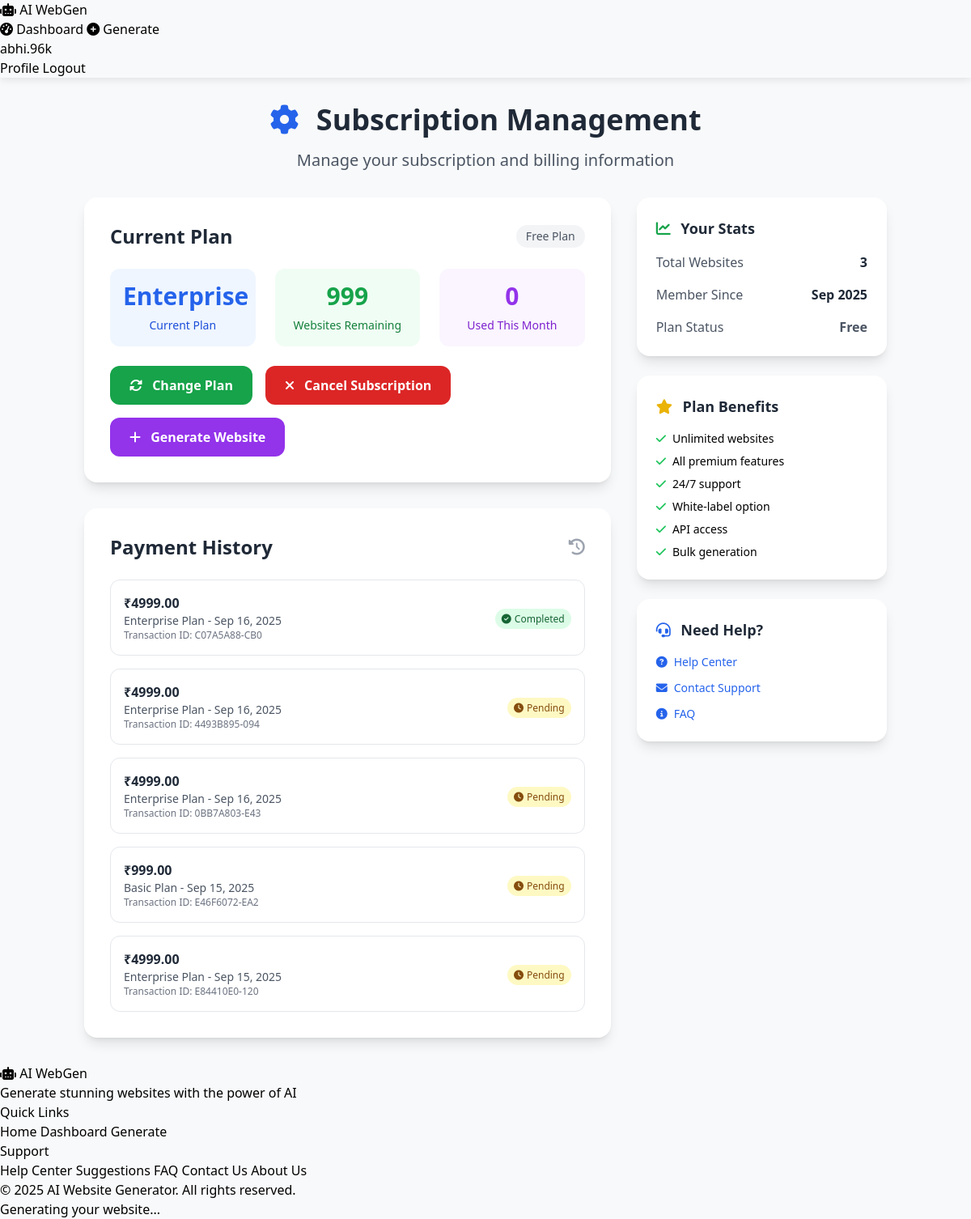
Before: /subscription/ (signed in) with the older database file.
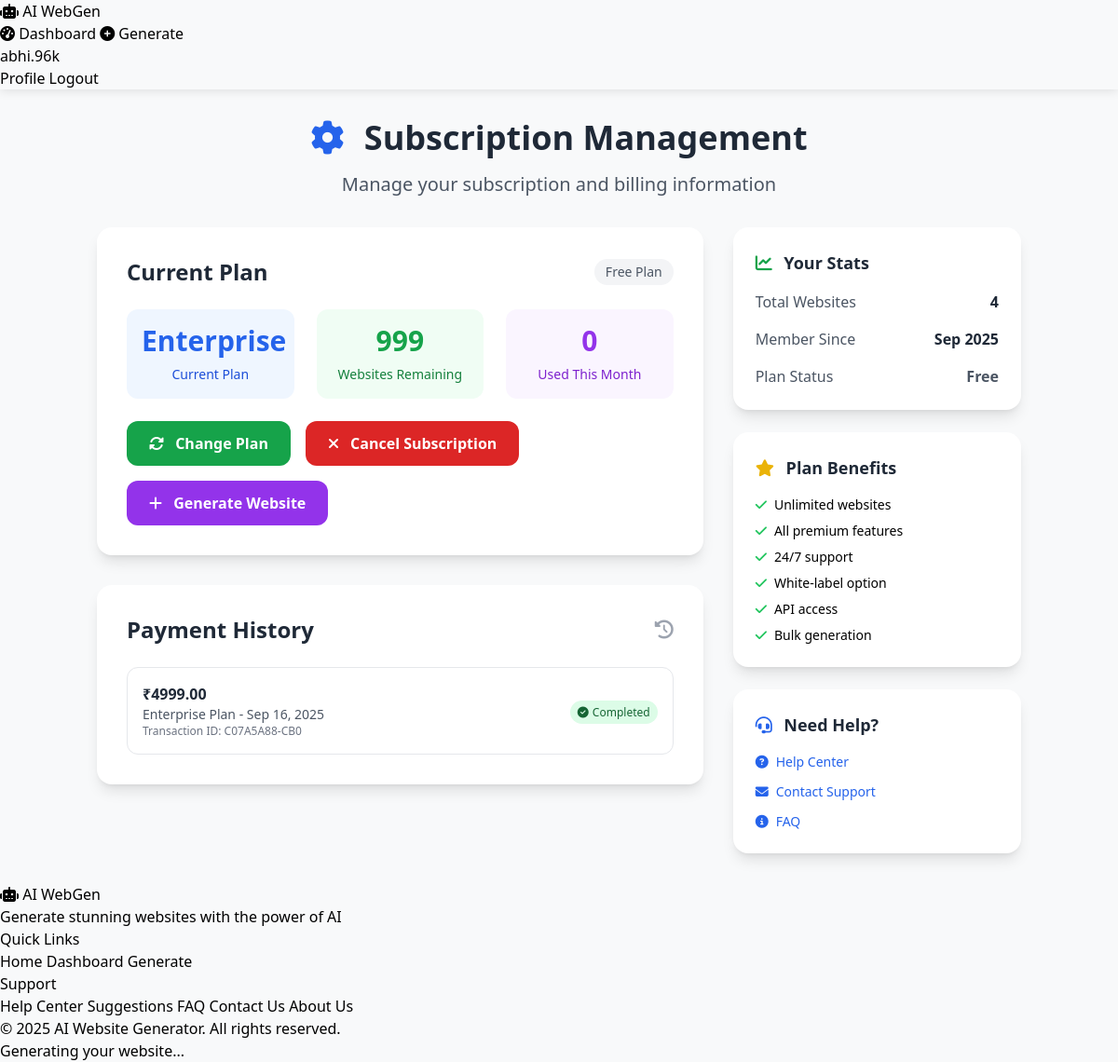
After: the same page with the newer database file.
### generator/models.py (models this page shows, shortened)
class Payment(models.Model):
    PAYMENT_STATUS = [
        ('pending', 'Pending'),
        ('completed', 'Completed'),
        ('failed', 'Failed'),
        ('cancelled', 'Cancelled'),
    ]
    PAYMENT_METHODS = [
        ('upi', 'UPI Payment'),
        ('bank_transfer', 'Bank Transfer'),
        ('card', 'Credit/Debit Card'),
        ('wallet', 'Digital Wallet'),
    ]
    user = models.ForeignKey(User, on_delete=models.CASCADE)
    amount = models.DecimalField(max_digits=10, decimal_places=2)
    currency = models.CharField(max_length=3, default='INR')
    payment_method = models.CharField(max_length=20, choices=PAYMENT_METHODS)
    transaction_id = models.CharField(max_length=100, unique=True)
    payment_reference = models.CharField(max_length=200, blank=True)
    qr_code_data = models.TextField(blank=True, help_text="QR code payment data")
    status = models.CharField(max_length=20, choices=PAYMENT_STATUS, default='pending')
    subscription_plan = models.CharField(max_length=20, blank=True)
    subscription_months = models.IntegerField(default=1)
    created_at = models.DateTimeField(auto_now_add=True)
    updated_at = models.DateTimeField(auto_now=True)
    class Meta:
        ordering = ['-created_at']

class UserProfile(models.Model):
    user = models.OneToOneField(User, on_delete=models.CASCADE)
    websites_generated = models.IntegerField(default=0)
    free_websites_remaining = models.IntegerField(default=2)
    subscription_plan = models.CharField(
        max_length=20,
        choices=[
            ('free', 'Free Plan'),
            ('basic', 'Basic Plan'),
            ('premium', 'Premium Plan'),
            ('enterprise', 'Enterprise Plan'),
        ],
        default='free'
    )
    subscription_expires = models.DateTimeField(null=True, blank=True)
    stripe_customer_id = models.CharField(max_length=255, null=True, blank=True)
    email_verified = models.BooleanField(default=False)
    email_otp = models.CharField(max_length=6, null=True, blank=True)
    email_otp_created_at = models.DateTimeField(null=True, blank=True)
    email_otp_attempts = models.IntegerField(default=0)
    phone_number = models.CharField(max_length=15, null=True, blank=True, help_text="Phone verification - Coming Soon!")
    phone_verified = models.BooleanField(default=False)
    phone_otp = models.CharField(max_length=6, null=True, blank=True)
    phone_otp_created_at = models.DateTimeField(null=True, blank=True)
    phone_otp_attempts = models.IntegerField(default=0)
    created_at = models.DateTimeField(auto_now_add=True)
    updated_at = models.DateTimeField(auto_now=True)
    def get_remaining_websites(self):
        if self.subscription_plan == 'free':
            return self.free_websites_remaining
        elif self.subscription_plan == 'basic':
            return 10  # Basic plan: 10 websites per month
        elif self.subscription_plan == 'premium':
            return 50  # Premium plan: 50 websites per month
        elif self.subscription_plan == 'enterprise':
            return 999  # Enterprise: virtually unlimited
        return 0

### generator/views.py (the view)
# urls.py: path('subscription/', views.subscription_management, name='subscription_management'),
@login_required
def subscription_management(request):
    profile, created = UserProfile.objects.get_or_create(user=request.user)
    recent_payments = Payment.objects.filter(user=request.user).order_by('-created_at')[:5]
    current_month_start = timezone.now().replace(day=1, hour=0, minute=0, second=0, microsecond=0)
    websites_this_month = GeneratedSite.objects.filter(
        user=request.user,
        created_at__gte=current_month_start,
        status='completed'
    ).count()
    context = {
        'profile': profile,
        'recent_payments': recent_payments,
        'websites_this_month': websites_this_month,
        'websites_remaining': profile.get_remaining_websites(),
        'subscription_active': profile.subscription_plan != 'free' and profile.subscription_expires and profile.subscription_expires > timezone.now(),
        'days_remaining': (profile.subscription_expires - timezone.now()).days if profile.subscription_expires and profile.subscription_expires > timezone.now() else 0,
    }
    return render(request, 'pages/subscription_management.html', context)

### templates/pages/subscription_management.html (shortened to what the changed rows need)
{% extends "base.html" %}
{% load static %}
{% block content %}
<div class="container mx-auto px-4 py-8">
    <div class="max-w-6xl mx-auto">
        <div class="text-center mb-8">
            <h1 class="text-4xl font-bold text-gray-800 mb-4">
                <i class="fas fa-cog text-blue-600 mr-3"></i>
                Subscription Management
            </h1>
        </div>
        <div class="grid lg:grid-cols-3 gap-8">
            <div class="lg:col-span-2">
                <div class="bg-white rounded-2xl shadow-lg p-8 mb-8">
                    <div class="flex items-center justify-between mb-6">
                        <h2 class="text-2xl font-bold text-gray-800">Current Plan</h2>
                    </div>
                    <div class="grid md:grid-cols-3 gap-6 mb-6">
                        <div class="text-center p-4 bg-blue-50 rounded-xl">
                            <div class="text-3xl font-bold text-blue-600 mb-2">{{ profile.subscription_plan|capfirst }}</div>
                            <p class="text-sm text-blue-700">Current Plan</p>
                        </div>
                    </div>
                </div>
                <div class="bg-white rounded-2xl shadow-lg p-8">
                    <div class="flex items-center justify-between mb-6">
                        <h2 class="text-2xl font-bold text-gray-800">Payment History</h2>
                    </div>
                    {% if recent_payments %}
                        <div class="space-y-4">
                            {% for payment in recent_payments %}
                                <div class="flex items-center justify-between p-4 border border-gray-200 rounded-xl">
                                    <div>
                                        <div class="font-semibold text-gray-800">₹{{ payment.amount }}</div>
                                        <div class="text-sm text-gray-600">
                                            {{ payment.subscription_plan|capfirst }} Plan - {{ payment.created_at|date:"M j, Y" }}
                                        </div>
                                        <div class="text-xs text-gray-500">
                                            Transaction ID: {{ payment.transaction_id }}
                                        </div>
                                    </div>
                                    <div>
                                        {% if payment.status == 'completed' %}
                                            <span class="bg-green-100 text-green-800 px-2 py-1 rounded-full text-xs font-medium">
                                                <i class="fas fa-check-circle mr-1"></i>Completed
                                            </span>
                                        {% elif payment.status == 'pending' %}
                                            <span class="bg-yellow-100 text-yellow-800 px-2 py-1 rounded-full text-xs font-medium">
                                                <i class="fas fa-clock mr-1"></i>Pending
                                            </span>
                                        {% elif payment.status == 'failed' %}
                                            <span class="bg-red-100 text-red-800 px-2 py-1 rounded-full text-xs font-medium">
                                                <i class="fas fa-times-circle mr-1"></i>Failed
                                            </span>
                                        {% endif %}
                                    </div>
                                </div>
                            {% endfor %}
                        </div>
                    {% else %}
                        <div class="text-center py-8">
                            <i class="fas fa-receipt text-gray-300 text-4xl mb-4"></i>
                            <p class="text-gray-600">No payment history yet</p>
                            <p class="text-sm text-gray-500 mt-2">Your payment transactions will appear here</p>
                        </div>
                    {% endif %}
                </div>
            </div>
            <div class="space-y-6">
                <div class="bg-white rounded-2xl shadow-lg p-6">
                    <div class="space-y-4">
                        <div class="flex justify-between items-center">
                            <span class="text-gray-600">Total Websites</span>
                            <span class="font-semibold text-gray-800">{{ profile.websites_generated }}</span>
                        </div>
                    </div>
                </div>
            </div>
        </div>
    </div>
</div>
{% endblock %}

Changed rows visible on the page:
removed Payment: amount "4999.00", subscription_plan "Enterprise", created_at "Sep 16, 2025", transaction_id "4493B895-094", status "pending" (drawn)
removed Payment: amount "4999.00", subscription_plan "Enterprise", created_at "Sep 16, 2025", transaction_id "0BB7A803-E43", status "pending" (drawn)
removed Payment: amount "999.00", subscription_plan "Basic", created_at "Sep 15, 2025", transaction_id "E46F6072-EA2", status "pending" (drawn)
removed Payment: amount "4999.00", subscription_plan "Enterprise", created_at "Sep 15, 2025", transaction_id "E84410E0-120", status "pending" (drawn)
changed UserProfile "Enterprise": websites_generated "3" → "4"
